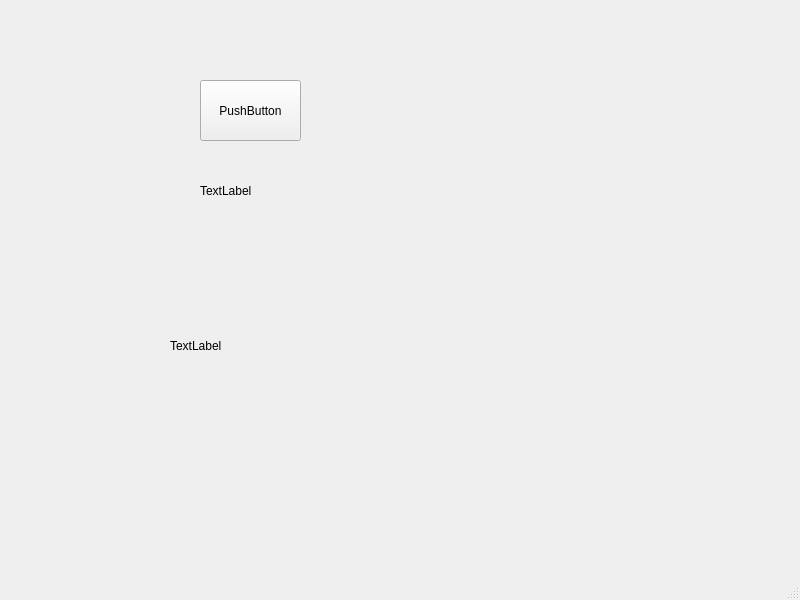
<?xml version="1.0" encoding="UTF-8"?>
<ui version="4.0">
 <class>MainWindow</class>
 <widget class="QMainWindow" name="MainWindow">
  <property name="geometry">
   <rect>
    <x>0</x>
    <y>0</y>
    <width>800</width>
    <height>600</height>
   </rect>
  </property>
  <property name="windowTitle">
   <string>MainWindow</string>
  </property>
  <widget class="QWidget" name="centralwidget">
   <widget class="QLabel" name="bienvenida">
    <property name="geometry">
     <rect>
      <x>200</x>
      <y>170</y>
      <width>101</width>
      <height>41</height>
     </rect>
    </property>
    <property name="text">
     <string>TextLabel</string>
    </property>
   </widget>
   <widget class="QLabel" name="posicion">
    <property name="geometry">
     <rect>
      <x>170</x>
      <y>320</y>
      <width>201</width>
      <height>51</height>
     </rect>
    </property>
    <property name="text">
     <string>TextLabel</string>
    </property>
   </widget>
   <widget class="QPushButton" name="boton">
    <property name="geometry">
     <rect>
      <x>200</x>
      <y>80</y>
      <width>101</width>
      <height>61</height>
     </rect>
    </property>
    <property name="text">
     <string>PushButton</string>
    </property>
   </widget>
  </widget>
  <widget class="QMenuBar" name="menubar">
   <property name="geometry">
    <rect>
     <x>0</x>
     <y>0</y>
     <width>800</width>
     <height>21</height>
    </rect>
   </property>
  </widget>
  <widget class="QStatusBar" name="statusbar"/>
 </widget>
 <resources/>
 <connections/>
</ui>
